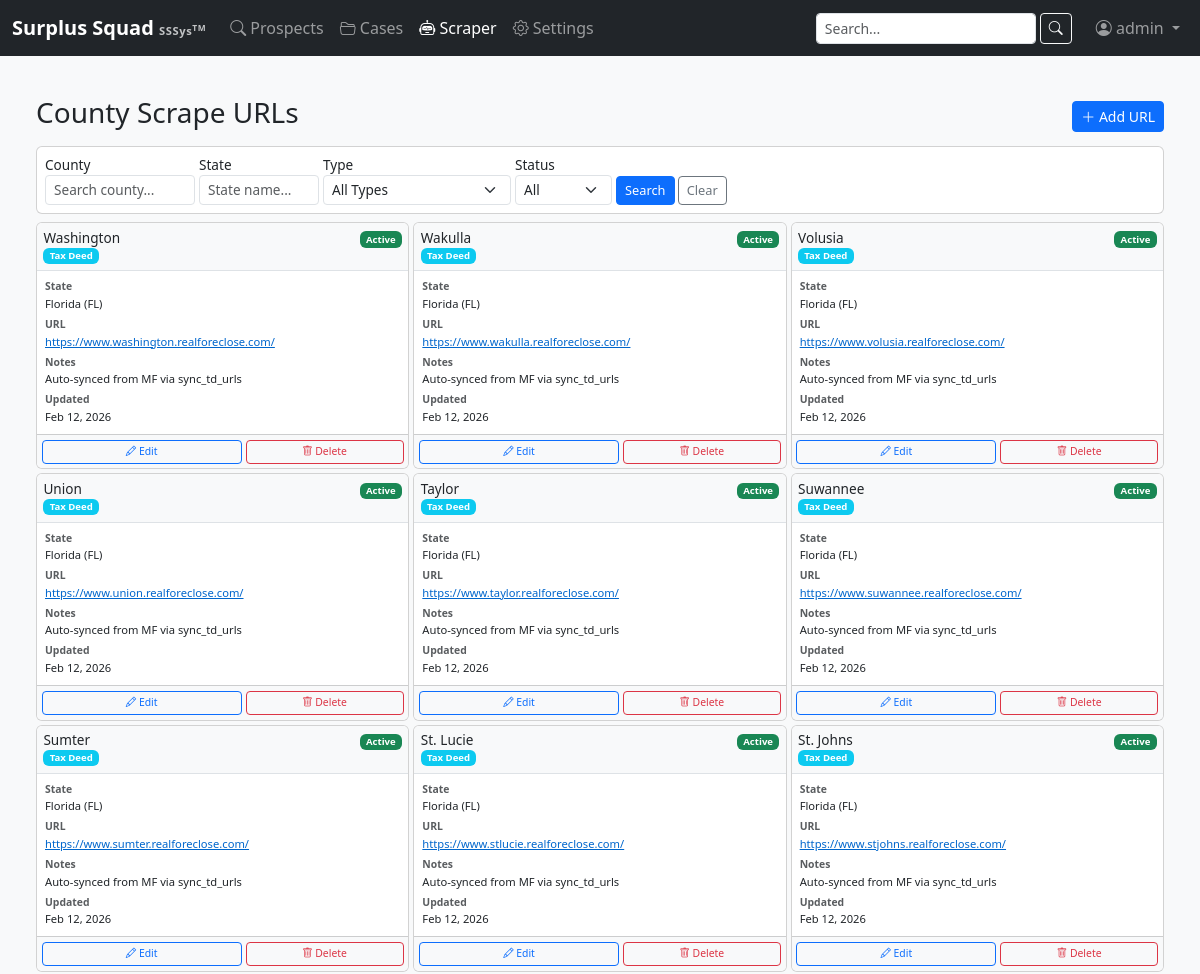
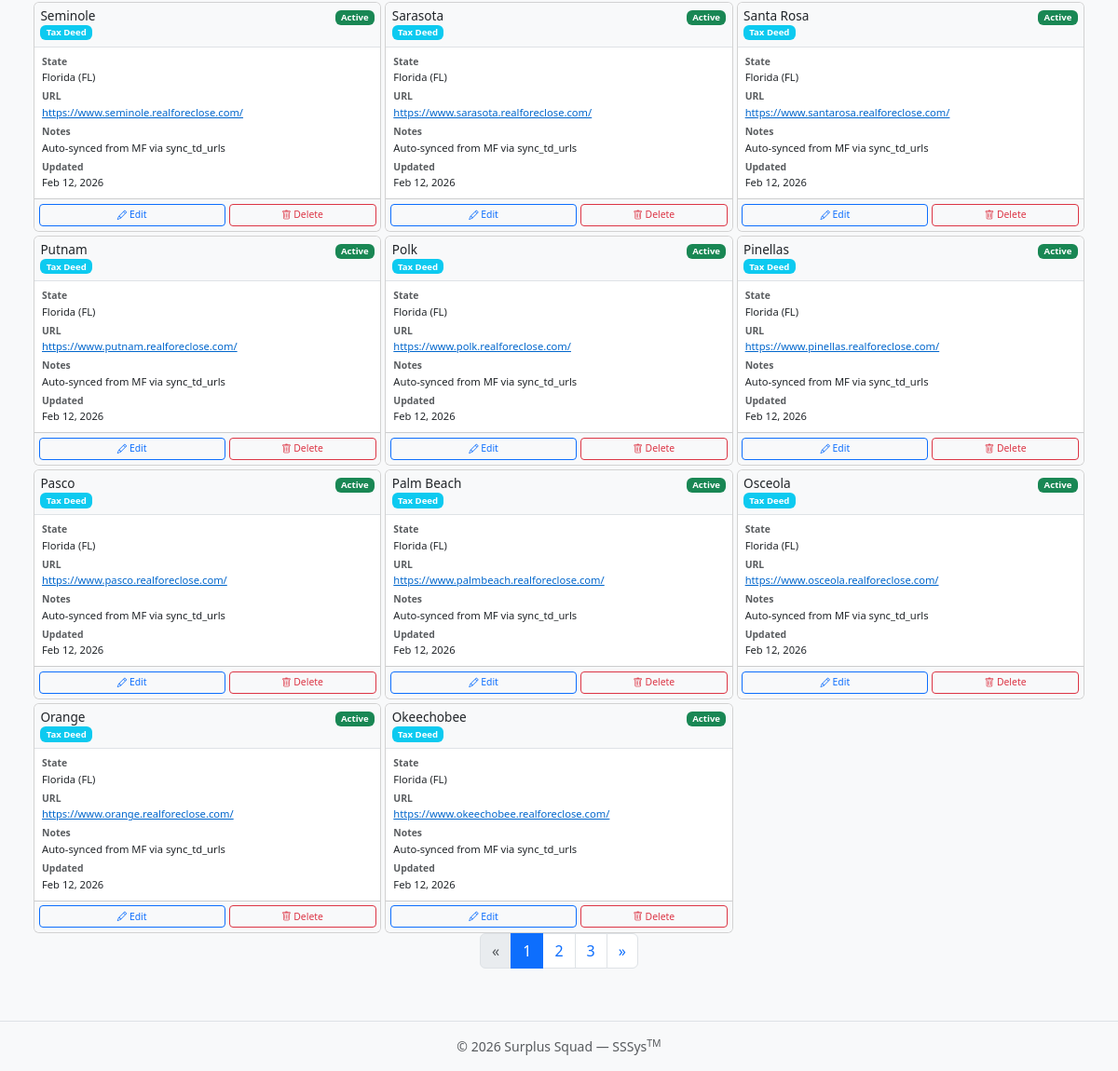
The page /scraper/county-urls/ (signed in) on the database its author committed (2 pictures, top to bottom).
### apps/scraper/models.py (models this page shows, shortened)
class CountyScrapeURL(models.Model):
    URL_TYPE_CHOICES = [
        ('TD', 'Tax Deed'),
        ('TL', 'Tax Lien'),
        ('SS', 'Sheriff Sale'),
        ('MF', 'Mortgage Foreclosure'),
    ]
    county = models.ForeignKey('locations.County', on_delete=models.CASCADE, related_name='scrape_urls')
    state = models.ForeignKey('locations.State', on_delete=models.CASCADE, related_name='county_scrape_urls', help_text="Quick reference to state")
    url_type = models.CharField(max_length=8, choices=URL_TYPE_CHOICES, default='MF', help_text="Job type this URL is for")
    base_url = models.URLField()
    is_active = models.BooleanField(default=True)
    created_at = models.DateTimeField(auto_now_add=True)
    updated_at = models.DateTimeField(auto_now=True)
    updated_by = models.ForeignKey(User, on_delete=models.SET_NULL, null=True, blank=True)
    notes = models.TextField(blank=True, help_text="Optional notes about this URL")
    class Meta:
        unique_together = [['county', 'url_type']]
        verbose_name_plural = "County Scrape URLs"

### apps/locations/models.py (models this page shows, shortened)
class County(models.Model):
    PLATFORM_CHOICES = [
        ("realforeclose", "RealForeclose"),
        ("realtaxdeed", "RealTaxDeed"),
        ("other", "Other"),
    ]
    state = models.ForeignKey(State, on_delete=models.CASCADE, related_name="counties")
    name = models.CharField(max_length=150)
    slug = models.SlugField(max_length=150)
    fips_code = models.CharField(max_length=10, blank=True, default="")
    is_active = models.BooleanField(default=True)
    last_scraped = models.DateTimeField(blank=True, null=True)
    available_prospect_types = models.JSONField(default=list, blank=True)
    uses_realtdm = models.BooleanField(default=False)
    uses_auction_calendar = models.BooleanField(default=False)
    auction_calendar_url = models.URLField(blank=True, default="")
    realtdm_url = models.URLField(blank=True, default="")
    foreclosure_url = models.URLField(blank=True, default="")
    taxdeed_url = models.URLField(blank=True, default="")
    platform = models.CharField(max_length=32, choices=PLATFORM_CHOICES, default="other")
    class Meta:
        verbose_name_plural = "counties"
        unique_together = [("state", "slug")]
        ordering = ["name"]

class State(models.Model):
    name = models.CharField(max_length=100)
    abbreviation = models.CharField(max_length=5, unique=True)
    is_active = models.BooleanField(default=True)
    class Meta:
        ordering = ["name"]

### apps/scraper/views.py (the view)
# urls.py: path("county-urls/", views.CountyScrapeURLListView.as_view(), name="countyscrapeurl_list"),
class CountyScrapeURLListView(AdminRequiredMixin, ListView):
    from .models import CountyScrapeURL
    model = CountyScrapeURL
    template_name = "scraper/countyscrapeurl_list.html"
    context_object_name = "scrape_urls"
    paginate_by = 20
    def get_queryset(self):
        qs = self.model.objects.select_related('county', 'state', 'updated_by').order_by('-updated_at')
        county_search = self.request.GET.get('county', '').strip()
        if county_search:
            qs = qs.filter(county__name__icontains=county_search)
        state_search = self.request.GET.get('state', '').strip()
        if state_search:
            qs = qs.filter(state__name__icontains=state_search) | qs.filter(state__abbreviation__icontains=state_search)
        url_type = self.request.GET.get('url_type', '').strip()
        if url_type:
            qs = qs.filter(url_type=url_type)
        is_active = self.request.GET.get('is_active', '').strip()
        if is_active:
            qs = qs.filter(is_active=is_active.lower() == 'true')
        return qs
    def get_context_data(self, **kwargs):
        ctx = super().get_context_data(**kwargs)
        ctx['county_search'] = self.request.GET.get('county', '')
        ctx['state_search'] = self.request.GET.get('state', '')
        ctx['url_type_filter'] = self.request.GET.get('url_type', '')
        ctx['is_active_filter'] = self.request.GET.get('is_active', '')
        from .models import CountyScrapeURL
        ctx['states'] = State.objects.filter(is_active=True).order_by('name')
        ctx['url_types'] = CountyScrapeURL.URL_TYPE_CHOICES
        return ctx

### apps/accounts/mixins.py (called while the page is built)
    def test_func(self):
        user = self.request.user
        return hasattr(user, 'profile') and user.profile.is_admin

### apps/accounts/models.py (called while the page is built)
    @property
    def can_view_prospects(self):
        return self.role in {self.ROLE_PROSPECTS_ONLY, self.ROLE_BOTH, self.ROLE_ADMIN}

    @property
    def can_view_cases(self):
        return self.role in {self.ROLE_CASES_ONLY, self.ROLE_BOTH, self.ROLE_ADMIN}

    @property
    def is_admin(self):
        return self.role == self.ROLE_ADMIN or self.user.is_superuser

### templates/scraper/countyscrapeurl_list.html (shortened to what this page needs)
{% extends "base.html" %}
{% block content %}
<div class="container-fluid mt-4">
  <div class="d-flex justify-content-between align-items-center mb-2">
    <h3>County Scrape URLs</h3>
    <a href="{% url 'scraper:countyscrapeurl_add' %}" class="btn btn-primary btn-sm">
      <i class="bi bi-plus-lg"></i> Add URL
    </a>
  </div>
  <div class="card mb-2">
    <div class="card-body p-2">
      <form method="get" class="row g-1 align-items-end">
        <div class="col-auto">
          <label class="form-label mb-0" style="font-size: 0.85rem;">County</label>
          <input type="text" name="county" class="form-control form-control-sm" placeholder="Search county..." value="{{ county_search }}" style="font-size: 0.85rem; width: 150px;">
        </div>
        <div class="col-auto">
          <label class="form-label mb-0" style="font-size: 0.85rem;">State</label>
          <input type="text" name="state" class="form-control form-control-sm" placeholder="State name..." value="{{ state_search }}" style="font-size: 0.85rem; width: 120px;">
        </div>
        <div class="col-auto">
          <label class="form-label mb-0" style="font-size: 0.85rem;">Type</label>
          <select name="url_type" class="form-select form-select-sm" style="font-size: 0.85rem;">
            <option value="">All Types</option>
          </select>
        </div>
        <div class="col-auto">
          <label class="form-label mb-0" style="font-size: 0.85rem;">Status</label>
          <select name="is_active" class="form-select form-select-sm" style="font-size: 0.85rem;">
            <option value="">All</option>
          </select>
        </div>
        <div class="col-auto">
          <button type="submit" class="btn btn-sm btn-primary" style="font-size: 0.8rem; padding: 0.25rem 0.5rem;">Search</button>
          <a href="{% url 'scraper:countyscrapeurl_list' %}" class="btn btn-sm btn-outline-secondary" style="font-size: 0.8rem; padding: 0.25rem 0.5rem;">Clear</a>
        </div>
      </form>
    </div>
  </div>
  {% if scrape_urls %}
  <div class="row g-1">
    {% for url in scrape_urls %}
    <div class="col-md-6 col-lg-4">
      <div class="card h-100">
        <div class="card-header bg-light border-bottom p-1" style="padding: 0.4rem !important;">
          <div class="d-flex justify-content-between align-items-start gap-1">
            <div style="flex: 1; min-width: 0;">
              <h6 class="card-title mb-0" style="font-size: 0.85rem; word-break: break-word;">
                {{ url.county.name }}
              </h6>
              <small class="text-muted">
                <span class="badge bg-info" style="font-size: 0.6rem;">{{ url.get_url_type_display }}</span>
              </small>
            </div>
            <div style="white-space: nowrap;">
              {% if url.is_active %}
              <span class="badge bg-success" style="font-size: 0.6rem;">Active</span>
              {% else %}
              <span class="badge bg-secondary" style="font-size: 0.6rem;">Inactive</span>
              {% endif %}
            </div>
          </div>
        </div>
        <div class="card-body p-1" style="padding: 0.5rem !important;">
          <div class="mb-1" style="margin-bottom: 0.25rem !important;">
            <small class="text-muted d-block" style="font-size: 0.65rem; font-weight: 600;">State</small>
            <small style="font-size: 0.7rem;">{{ url.state.name }} ({{ url.state.abbreviation }})</small>
          </div>
          <div class="mb-1" style="margin-bottom: 0.25rem !important;">
            <small class="text-muted d-block" style="font-size: 0.65rem; font-weight: 600;">URL</small>
            <small style="font-size: 0.7rem; word-break: break-all;">
              <a href="{{ url.base_url }}" target="_blank" rel="noopener noreferrer" style="color: #0066cc;">
                {{ url.base_url|truncatewords:5 }}
              </a>
            </small>
          </div>
          {% if url.notes %}
          <div class="mb-1" style="margin-bottom: 0.25rem !important;">
            <small class="text-muted d-block" style="font-size: 0.65rem; font-weight: 600;">Notes</small>
            <small style="font-size: 0.7rem;">{{ url.notes|truncatewords:5 }}</small>
          </div>
          {% endif %}
          <div>
            <small class="text-muted d-block" style="font-size: 0.65rem; font-weight: 600;">Updated</small>
            <small style="font-size: 0.7rem;">{{ url.updated_at|date:"M d, Y" }}</small>
          </div>
        </div>
        <div class="card-footer bg-light p-1" style="padding: 0.3rem !important;">
          <div class="d-flex gap-1">
            <a href="{% url 'scraper:countyscrapeurl_edit' url.pk %}" class="btn btn-outline-primary btn-sm flex-grow-1" style="font-size: 0.65rem; padding: 0.2rem 0.25rem;">
              <i class="bi bi-pencil"></i> Edit
            </a>
            <form method="post" action="{% url 'scraper:countyscrapeurl_delete' url.pk %}" class="d-inline" onsubmit="return confirm('Delete this URL?');" style="flex: 1;">
              <button type="submit" class="btn btn-outline-danger btn-sm w-100" style="font-size: 0.65rem; padding: 0.2rem 0.25rem;">
                <i class="bi bi-trash"></i> Delete
              </button>
            </form>
          </div>
        </div>
      </div>
    </div>
    {% endfor %}
  </div>
  {% include "includes/pagination.html" %}
  {% else %}
  <div class="alert alert-info">
    <i class="bi bi-info-circle"></i>
    No scrape URLs configured yet.
    <a href="{% url 'scraper:countyscrapeurl_add' %}" class="alert-link">Add your first URL</a>
  </div>
  {% endif %}
</div>
{% endblock %}

### templates/includes/navbar.html (shortened to what this page needs)
<nav class="navbar navbar-expand-lg navbar-dark bg-dark">
  <div class="container-fluid">
    <a class="navbar-brand d-flex flex-column lh-1" href="{% url 'dashboard:home' %}">
      <span class="fw-bold">Surplus Squad
      <small class="text-light opacity-75" style="font-size:.7rem;">SSSys<sup>TM</sup></small>
    </span>
    </a>
    <div class="collapse navbar-collapse" id="mainNav">
      {% if user.is_authenticated %}
      <ul class="navbar-nav me-auto">
        {% if user.profile.can_view_prospects or user.is_superuser %}
        <li class="nav-item">
          <a class="nav-link {% if request.resolver_match.app_name == 'prospects' %}active{% endif %}"
             href="{% url 'prospects:type_select' %}">
            <i class="bi bi-search"></i> Prospects
          </a>
        </li>
        {% endif %}
        {% if user.profile.can_view_cases or user.is_superuser %}
        <li class="nav-item">
          <a class="nav-link {% if request.resolver_match.app_name == 'cases' %}active{% endif %}"
             href="{% url 'cases:list' %}">
            <i class="bi bi-folder2-open"></i> Cases
          </a>
        </li>
        {% endif %}
        {% if user.profile.is_admin or user.is_superuser %}
        <li class="nav-item">
          <a class="nav-link {% if request.resolver_match.app_name == 'scraper' %}active{% endif %}"
             href="{% url 'scraper:dashboard' %}">
            <i class="bi bi-robot"></i> Scraper
          </a>
        </li>
        <li class="nav-item">
          <a class="nav-link {% if request.resolver_match.app_name == 'settings_app' %}active{% endif %}"
             href="{% url 'settings_app:home' %}">
            <i class="bi bi-gear"></i> Settings
          </a>
        </li>
        {% endif %}
      </ul>
      <form class="d-flex me-3" method="get" action="{% url 'search' %}">
        <input class="form-control form-control-sm me-1" type="search" name="q" placeholder="Search..." aria-label="Search" value="{{ request.GET.q|default:'' }}">
        <button class="btn btn-sm btn-outline-light" type="submit"><i class="bi bi-search"></i></button>
      </form>
      <ul class="navbar-nav">
        <li class="nav-item dropdown">
          <a class="nav-link dropdown-toggle" href="#" id="userMenu"
             role="button" data-bs-toggle="dropdown" aria-expanded="false">
            <i class="bi bi-person-circle"></i> {{ user.get_full_name|default:user.username }}
          </a>
        </li>
      </ul>
      {% endif %}
    </div>
  </div>
</nav>

### static/css/style.css (style rules this page uses)
body { min-height: 100vh; display: flex; flex-direction: column; background-color: #f8f9fa; }
.navbar-brand small { letter-spacing: .05em; }
.card { transition: box-shadow .15s ease-in-out; }

### templates/scraper/countyscrapeurl_list.html (style rules this page uses)
.card { transition: transform 0.2s, box-shadow 0.2s; font-size: 0.75rem; }
.card-title { line-height: 1.2; }
.badge { line-height: 1; }

### rows shown on the page
CountyScrapeURL: county.name "Washington", url_type "Tax Deed", is_active "Active", state.name "Florida", state.abbreviation "FL", base_url "https://www.washington.realforeclose.com/", notes "Auto-synced from MF via sync_td_urls", updated_at "Feb 12, 2026"
CountyScrapeURL: county.name "Wakulla", url_type "Tax Deed", is_active "Active", state.name "Florida", state.abbreviation "FL", base_url "https://www.wakulla.realforeclose.com/", notes "Auto-synced from MF via sync_td_urls", updated_at "Feb 12, 2026"
CountyScrapeURL: county.name "Volusia", url_type "Tax Deed", is_active "Active", state.name "Florida", state.abbreviation "FL", base_url "https://www.volusia.realforeclose.com/", notes "Auto-synced from MF via sync_td_urls", updated_at "Feb 12, 2026"
CountyScrapeURL: county.name "Union", url_type "Tax Deed", is_active "Active", state.name "Florida", state.abbreviation "FL", base_url "https://www.union.realforeclose.com/", notes "Auto-synced from MF via sync_td_urls", updated_at "Feb 12, 2026"
CountyScrapeURL: county.name "Taylor", url_type "Tax Deed", is_active "Active", state.name "Florida", state.abbreviation "FL", base_url "https://www.taylor.realforeclose.com/", notes "Auto-synced from MF via sync_td_urls", updated_at "Feb 12, 2026"
CountyScrapeURL: county.name "Suwannee", url_type "Tax Deed", is_active "Active", state.name "Florida", state.abbreviation "FL", base_url "https://www.suwannee.realforeclose.com/", notes "Auto-synced from MF via sync_td_urls", updated_at "Feb 12, 2026"
CountyScrapeURL: county.name "Sumter", url_type "Tax Deed", is_active "Active", state.name "Florida", state.abbreviation "FL", base_url "https://www.sumter.realforeclose.com/", notes "Auto-synced from MF via sync_td_urls", updated_at "Feb 12, 2026"
CountyScrapeURL: county.name "St. Lucie", url_type "Tax Deed", is_active "Active", state.name "Florida", state.abbreviation "FL", base_url "https://www.stlucie.realforeclose.com/", notes "Auto-synced from MF via sync_td_urls", updated_at "Feb 12, 2026"
CountyScrapeURL: county.name "St. Johns", url_type "Tax Deed", is_active "Active", state.name "Florida", state.abbreviation "FL", base_url "https://www.stjohns.realforeclose.com/", notes "Auto-synced from MF via sync_td_urls", updated_at "Feb 12, 2026"
CountyScrapeURL: county.name "Seminole", url_type "Tax Deed", is_active "Active", state.name "Florida", state.abbreviation "FL", base_url "https://www.seminole.realforeclose.com/", notes "Auto-synced from MF via sync_td_urls", updated_at "Feb 12, 2026"
CountyScrapeURL: county.name "Sarasota", url_type "Tax Deed", is_active "Active", state.name "Florida", state.abbreviation "FL", base_url "https://www.sarasota.realforeclose.com/", notes "Auto-synced from MF via sync_td_urls", updated_at "Feb 12, 2026"
CountyScrapeURL: county.name "Santa Rosa", url_type "Tax Deed", is_active "Active", state.name "Florida", state.abbreviation "FL", base_url "https://www.santarosa.realforeclose.com/", notes "Auto-synced from MF via sync_td_urls", updated_at "Feb 12, 2026"
CountyScrapeURL: county.name "Putnam", url_type "Tax Deed", is_active "Active", state.name "Florida", state.abbreviation "FL", base_url "https://www.putnam.realforeclose.com/", notes "Auto-synced from MF via sync_td_urls", updated_at "Feb 12, 2026"
CountyScrapeURL: county.name "Polk", url_type "Tax Deed", is_active "Active", state.name "Florida", state.abbreviation "FL", base_url "https://www.polk.realforeclose.com/", notes "Auto-synced from MF via sync_td_urls", updated_at "Feb 12, 2026"
CountyScrapeURL: county.name "Pinellas", url_type "Tax Deed", is_active "Active", state.name "Florida", state.abbreviation "FL", base_url "https://www.pinellas.realforeclose.com/", notes "Auto-synced from MF via sync_td_urls", updated_at "Feb 12, 2026"
CountyScrapeURL: county.name "Pasco", url_type "Tax Deed", is_active "Active", state.name "Florida", state.abbreviation "FL", base_url "https://www.pasco.realforeclose.com/", notes "Auto-synced from MF via sync_td_urls", updated_at "Feb 12, 2026"
CountyScrapeURL: county.name "Palm Beach", url_type "Tax Deed", is_active "Active", state.name "Florida", state.abbreviation "FL", base_url "https://www.palmbeach.realforeclose.com/", notes "Auto-synced from MF via sync_td_urls", updated_at "Feb 12, 2026"
CountyScrapeURL: county.name "Osceola", url_type "Tax Deed", is_active "Active", state.name "Florida", state.abbreviation "FL", base_url "https://www.osceola.realforeclose.com/", notes "Auto-synced from MF via sync_td_urls", updated_at "Feb 12, 2026"
CountyScrapeURL: county.name "Orange", url_type "Tax Deed", is_active "Active", state.name "Florida", state.abbreviation "FL", base_url "https://www.orange.realforeclose.com/", notes "Auto-synced from MF via sync_td_urls", updated_at "Feb 12, 2026"
CountyScrapeURL: county.name "Okeechobee", url_type "Tax Deed", is_active "Active", state.name "Florida", state.abbreviation "FL", base_url "https://www.okeechobee.realforeclose.com/", notes "Auto-synced from MF via sync_td_urls", updated_at "Feb 12, 2026"

### other values the page prints
{{ user.get_full_name|default:user.username }} "admin"
{{ num }} "1"
{{ num }} "2" "3"
